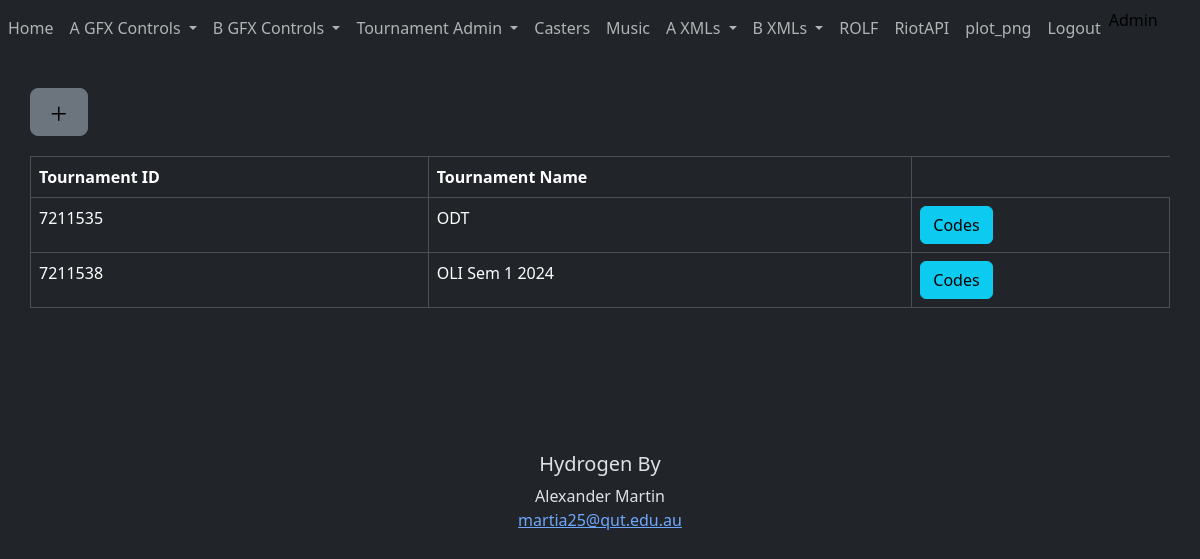
The app's page /Tournements/?time=hour (signed in), older data.
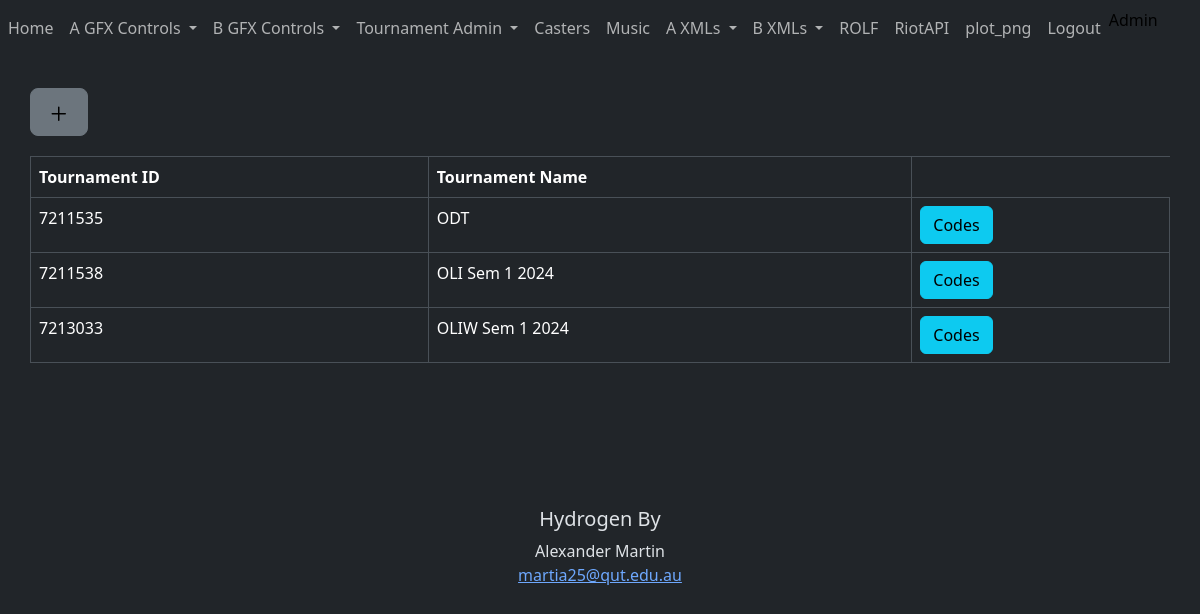
The same page, newer data.
### App/models.py (models this page shows)
class Tournment(db.Model):
    __tablename__='Tournements'
    id = db.Column(db.Integer, primary_key=True)
    tournementname = db.Column(db.String(256))
    tournementid  = db.Column(db.String(256))
    recorddate  = db.Column(db.String(256))

### App/BluePrints/TournementsBP.py (the view)
@bp.route('/Tournements/')
@login_required
def Tournements():
    Matches = Match.query.all()
    Tournements = Tournment.query.all()
    return render_template('Tournements/Tournements.html', Tournements=Tournements , matches=Matches, form=TournementRegister())

### App/templates/Tournements/Tournements.html (shortened to what this page needs)
{% extends "Base.html" %}
{% import "bootstrap/wtf.html" as wtf %}
{% block content %}
<div class="container">
    <div>
      <a type="button" class="btn btn-secondary btn-lg btn-block" id="AddButton" data-bs-toggle="modal" data-bs-target="#Add"><img src="../static/img/plus.svg"></a>
    </div>
    <div style="height: 20px;"> </div>
  <div class="row">
    <div class="col-12">
      <table class="table table-bordered">
        <thead>
          <tr>
            <th scope="col">Tournament ID</th>
            <th scope="col">Tournament Name</th>
          </tr>
        </thead>
        <tbody>
            {% for Tournement in Tournements%}
                <tr>
                    <td>
                        {{Tournement.tournementid}}
                    </td>
                    <td>
                        {{Tournement.tournementname}}
                    </td>
                    <td>
                      <button type="button" class="btn btn-info" onclick="Codes('{{Tournement.tournementid}}')">Codes</button>
                    </td>
                </tr>
            {% endfor %}
        </tbody>
      </table>
    </div>
  </div>
</div>
{% endblock %}

Row changes from the older to the newer data that the page shows:
added Tournment: tournementid "7213033", tournementname "OLIW Sem 1 2024"
